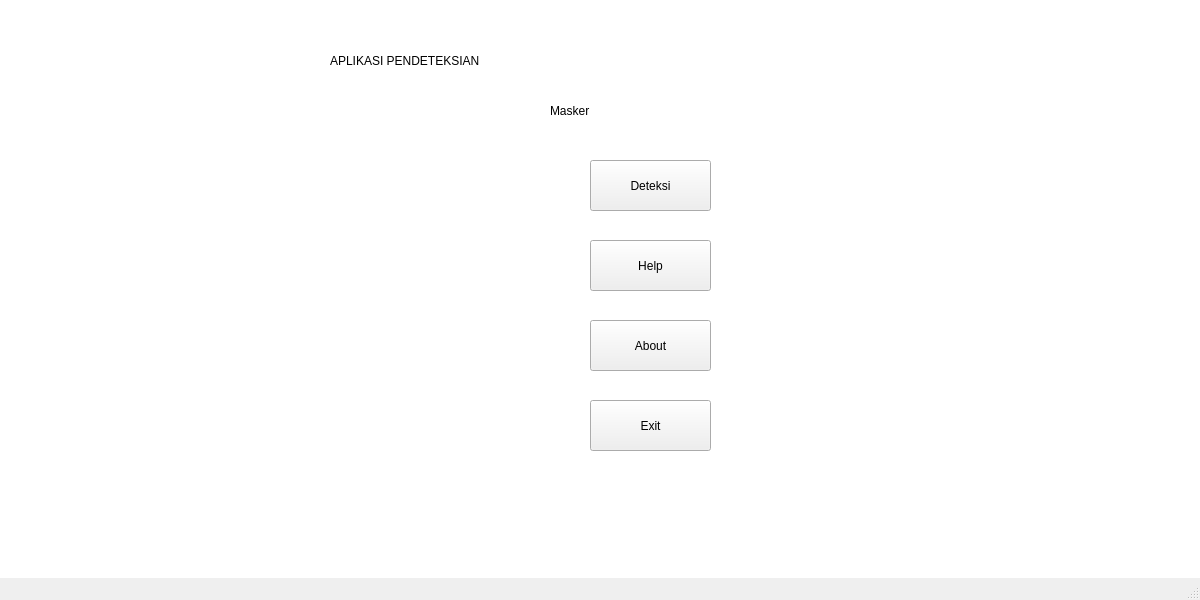
<?xml version="1.0" encoding="UTF-8"?>
<ui version="4.0">
 <class>MainWindow</class>
 <widget class="QMainWindow" name="MainWindow">
  <property name="geometry">
   <rect>
    <x>0</x>
    <y>0</y>
    <width>1200</width>
    <height>600</height>
   </rect>
  </property>
  <property name="minimumSize">
   <size>
    <width>1200</width>
    <height>600</height>
   </size>
  </property>
  <property name="maximumSize">
   <size>
    <width>1200</width>
    <height>600</height>
   </size>
  </property>
  <property name="windowTitle">
   <string>MainWindow</string>
  </property>
  <widget class="QWidget" name="centralwidget">
   <widget class="QGraphicsView" name="graphicsView">
    <property name="geometry">
     <rect>
      <x>-10</x>
      <y>-20</y>
      <width>1300</width>
      <height>700</height>
     </rect>
    </property>
    <property name="minimumSize">
     <size>
      <width>1300</width>
      <height>700</height>
     </size>
    </property>
    <property name="maximumSize">
     <size>
      <width>1300</width>
      <height>700</height>
     </size>
    </property>
   </widget>
   <widget class="QLabel" name="label">
    <property name="geometry">
     <rect>
      <x>330</x>
      <y>-90</y>
      <width>671</width>
      <height>301</height>
     </rect>
    </property>
    <property name="styleSheet">
     <string notr="true">font: 25pt &quot;Stencil&quot;;</string>
    </property>
    <property name="text">
     <string>APLIKASI PENDETEKSIAN</string>
    </property>
   </widget>
   <widget class="QLabel" name="label_2">
    <property name="geometry">
     <rect>
      <x>550</x>
      <y>60</y>
      <width>371</width>
      <height>101</height>
     </rect>
    </property>
    <property name="styleSheet">
     <string notr="true">font: 25pt &quot;Stencil&quot;;</string>
    </property>
    <property name="text">
     <string>Masker</string>
    </property>
   </widget>
   <widget class="QPushButton" name="Deteksi">
    <property name="geometry">
     <rect>
      <x>590</x>
      <y>160</y>
      <width>121</width>
      <height>51</height>
     </rect>
    </property>
    <property name="maximumSize">
     <size>
      <width>200</width>
      <height>100</height>
     </size>
    </property>
    <property name="text">
     <string>Deteksi</string>
    </property>
   </widget>
   <widget class="QPushButton" name="Help">
    <property name="geometry">
     <rect>
      <x>590</x>
      <y>240</y>
      <width>121</width>
      <height>51</height>
     </rect>
    </property>
    <property name="maximumSize">
     <size>
      <width>200</width>
      <height>100</height>
     </size>
    </property>
    <property name="text">
     <string>Help</string>
    </property>
   </widget>
   <widget class="QPushButton" name="About">
    <property name="geometry">
     <rect>
      <x>590</x>
      <y>320</y>
      <width>121</width>
      <height>51</height>
     </rect>
    </property>
    <property name="maximumSize">
     <size>
      <width>200</width>
      <height>100</height>
     </size>
    </property>
    <property name="text">
     <string>About</string>
    </property>
   </widget>
   <widget class="QPushButton" name="Exit">
    <property name="geometry">
     <rect>
      <x>590</x>
      <y>400</y>
      <width>121</width>
      <height>51</height>
     </rect>
    </property>
    <property name="maximumSize">
     <size>
      <width>200</width>
      <height>100</height>
     </size>
    </property>
    <property name="text">
     <string>Exit</string>
    </property>
   </widget>
  </widget>
  <widget class="QMenuBar" name="menubar">
   <property name="geometry">
    <rect>
     <x>0</x>
     <y>0</y>
     <width>1200</width>
     <height>18</height>
    </rect>
   </property>
  </widget>
  <widget class="QStatusBar" name="statusbar"/>
 </widget>
 <resources/>
 <connections/>
</ui>
